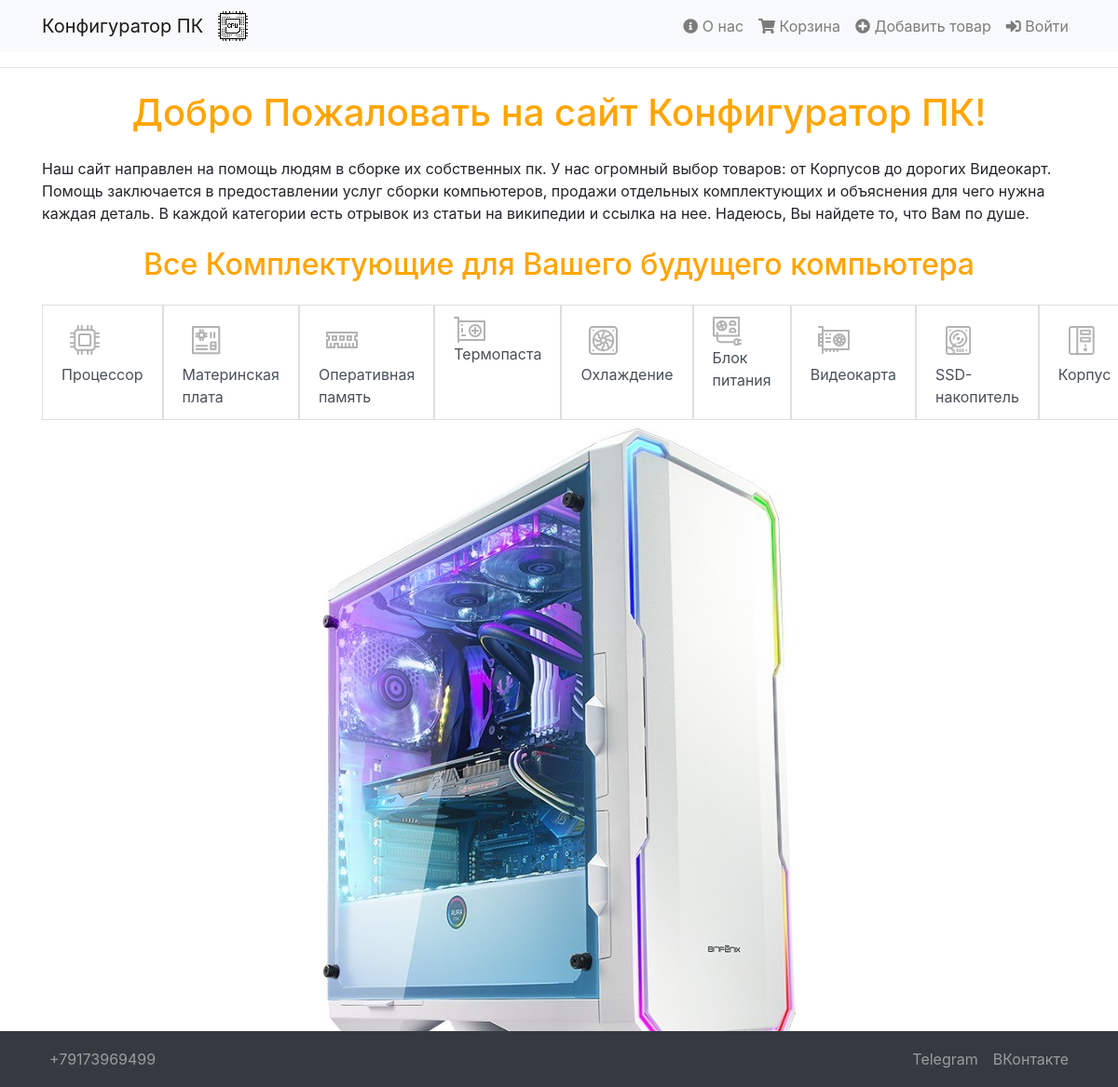
The page / on the database its author committed.
### models.py (models this page shows, shortened)
class Manufacturer(db.Model):
    id = db.Column(db.Integer, primary_key=True)
    name = db.Column(db.String(50), nullable=False)
    items = db.relationship('Item', secondary='manufacturer_items', backref=db.backref('manufacturers', lazy=True))

### server.py (the view)
@app.route('/')
def index():
    user = flask_login.current_user
    manufacturers = Manufacturer.query.all()
    return render_template('index.html', manufacturers=manufacturers, user=user)

### server.py (called while the page is built)
@login_manager.request_loader
def load_user_from_request(request):
    user_id = request.args.get('user_id')
    if user_id:
        return User.query.get(user_id)
    return None

### templates/index.html (shortened to what this page needs)
{% extends 'base.html' %}
{% block content %}
<h1 class="my-4" style="color: orange; text-align: center;">Добро Пожаловать на сайт Конфигуратор ПК!</h1>
<p>Наш сайт направлен на помощь людям в сборке их собственных пк. У нас огромный выбор товаров: от Корпусов до дорогих Видеокарт. Помощь заключается в предоставлении услуг сборки компьютеров, продажи отдельных комплектующих и объяснения для чего нужна каждая деталь. В каждой категории есть отрывок из статьи на википедии и ссылка на нее. Надеюсь, Вы найдете то, что Вам по душе.</p>
<h2 class="my-4" style="color: orange; text-align: center;">Все Комплектующие для Вашего будущего компьютера</h2>
<div class="list-group col-5 d-flex flex-row">
    {% for manufacturer in manufacturers %}
    <a href="/{{ manufacturer.name }}" class="list-group-item list-group-item-action rounded-0">
        {% if manufacturer.id == 1 %}<img src="{{ url_for('static', filename='46.svg') }}" class="mr-2">
        {% elif manufacturer.id == 2 %}<img src="{{ url_for('static', filename='47.svg') }}" class="mr-2">
        {% elif manufacturer.id == 3 %}<img src="{{ url_for('static', filename='48.svg') }}" class="mr-2">
        {% elif manufacturer.id == 4 %}<img src="{{ url_for('static', filename='49.svg') }}" class="mr-2">
        {% elif manufacturer.id == 5 %}<img src="{{ url_for('static', filename='50.svg') }}" class="mr-2">
        {% elif manufacturer.id == 6 %}<img src="{{ url_for('static', filename='51.svg') }}" class="mr-2">
        {% elif manufacturer.id == 7 %}<img src="{{ url_for('static', filename='52.svg') }}" class="mr-2">
        {% elif manufacturer.id == 8 %}<img src="{{ url_for('static', filename='53.svg') }}" class="mr-2">
        {% elif manufacturer.id == 9 %}<img src="{{ url_for('static', filename='54.svg') }}" class="mr-2">
        {% endif %}
        {{manufacturer.name}}
    </a>
    {% endfor %}
</div>
<div class="row">
	<img usemap="#clickable" src="{{ url_for('static', filename='55.jpg') }}" class="img-fluid mx-auto d-block" style="max-width: 100%; height: auto;">
</div>
{% endblock %}

### templates/index.html (style rules this page uses)
.list-group-item img { vertical-align: middle; horizontal-align: middle; }

### rows shown on the page
Manufacturer: name "Процессор"
Manufacturer: name "Материнская плата"
Manufacturer: name "Оперативная память"
Manufacturer: name "Термопаста"
Manufacturer: name "Охлаждение"
Manufacturer: name "Блок питания"
Manufacturer: name "Видеокарта"
Manufacturer: name "SSD-накопитель"
Manufacturer: name "Корпус"
